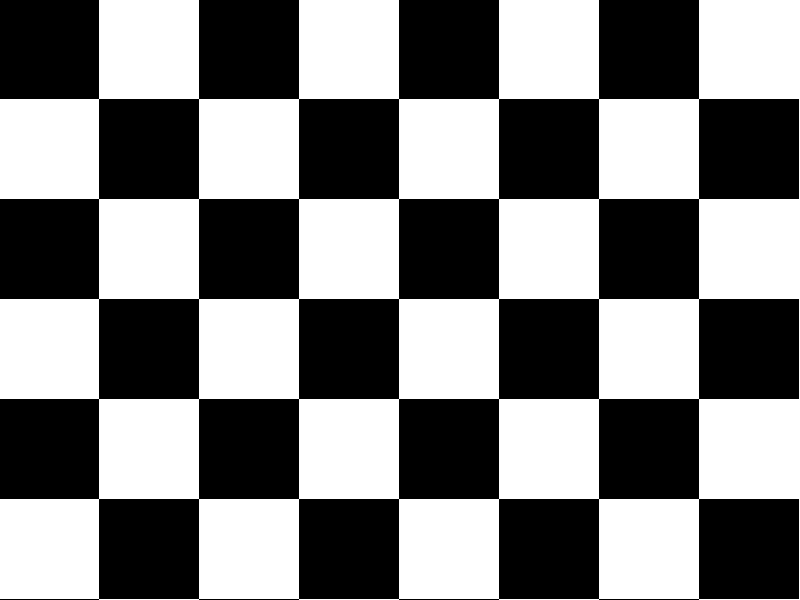
#> input picture opencv/imgs/board.png, 800 x 600 px
$ python distortion.py
#> lines starting #> are read from the running program, lines starting #| are printed output that depends on the picture; after the words box and inside, x2 and y2 are one past the last pixel; in counts of white or black regions, pixels touching at a corner belong together; long printed decimals are rounded
#!/usr/bin/env python

"""
Show how to distort an image with OpenCV
"""


import cv2
import numpy as np


def manual_image_undistortion(img, camera_matrix, dist_coefficient):
    """ Manual Image Distortion

    :param img: grayscale image
    :param camera_matrix: 3x3 camera matrix
    :param dist_coefficient: 4x1 or 5x1 distortion coefficient
    :return: undistorted image
    """
    width = img.shape[1]
    height = img.shape[0]

    k1 = dist_coefficient[0]
    k2 = dist_coefficient[1]

    cx = camera_matrix[0, 2]
    cy = camera_matrix[1, 2]
    fx = camera_matrix[0, 0]
    fy = camera_matrix[1, 1]

    # create an image with same size
    uimg = np.zeros((height, width, 1), np.uint8)

    for w in range(width):
        for h in range(height):
            rx = (w - cx)/fx
            ry = (h - cy)/fy
            r = np.sqrt(pow(rx, 2) + pow(ry, 2))
            scale = 1 + k1 * pow(r, 2) + k2 * pow(r, 4)
            xu = int((w-cx)*scale + cx)
            yu = int((h-cy)*scale + cy)
            if (0 <= xu < width) & (0 <= yu < height):
                # uimg[yu, xu] = img[h, w]
                uimg[h, w] = img[yu, xu]
    return uimg


# np array
img = cv2.imread('../imgs/board.png', cv2.IMREAD_GRAYSCALE)
#> img: shape (600, 800); 50.1% white; 1 black region, box (x1, y1, x2, y2) and area: (0, 0, 799, 600) 239700
width = img.shape[1]
#> width = 800
height = img.shape[0]
#> height = 600

# distortion coefficient
# (k1, k2, p1, p2, k3)
dist_coef = np.zeros((5,1))
dist_coef[0, 0] = 0.05
dist_coef[1, 0] = 0.02
dist_coef[2, 0] = 0.0
dist_coef[3, 0] = 0.0
dist_coef[4, 0] = 0.0


# ---- camera matrix -----
# (cx, cy): image center
# fx: x focal length
# fy: y focal length
#
# fx     0    0    cx
#  0    fy    0    cy
#  0     0    1     0
#
cam_matrix = np.eye(3)
cam_matrix[0, 2] = width/2
cam_matrix[1, 2] = height/2
cam_matrix[0, 0] = width/2     # focal length x
cam_matrix[1, 1] = height/2    # focal length y


# cv call to un-distort image
# here it is used to distort a normal image
img_undistorted = cv2.undistort(img, cam_matrix, dist_coef)
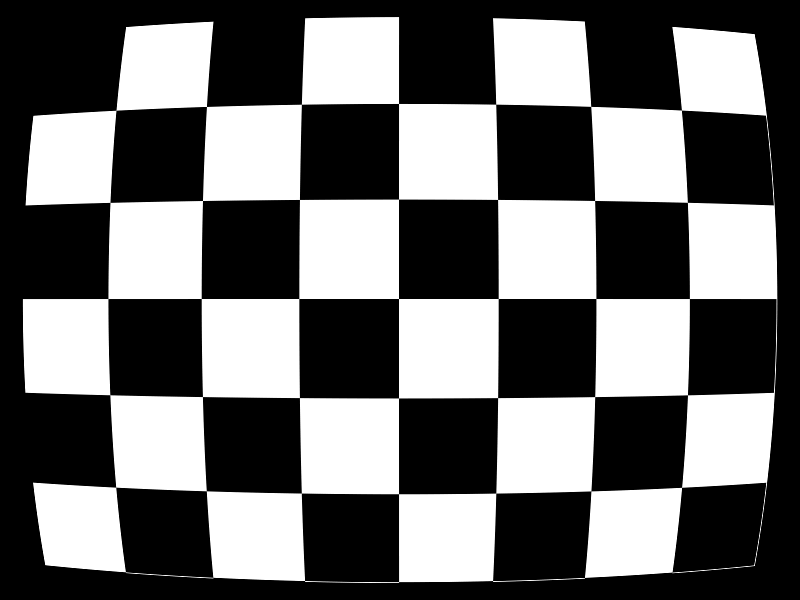
#> img_undistorted: shape (600, 800); min 0, max 255, mean 109


# After barrel distortion, there is a boundary
#
# find out boundary
# xu = x * (1 + k1*r^2 + k2*r^4)
x_max_scale = 1 + dist_coef[0, 0] + dist_coef[1, 0]
y_max_scale = 1 + dist_coef[0, 0] + dist_coef[1, 0]
width_new = width / x_max_scale
#> width_new = 747.7
height_new = height / y_max_scale
#> height_new = 560.7

print('width_new = ', width_new)
#| width_new =  747.664
print('height_new = ', height_new)
#| height_new =  560.748

# crop out the black boundary
x_min = int((width - width_new)/2)
#> x_min = 26
x_max = int((width + width_new)/2)
#> x_max = 773
y_min = int((height - height_new)/2)
#> y_min = 19
y_max = int((height + height_new)/2)
#> y_max = 580
img_undistorted_roi = img_undistorted[y_min:y_max, x_min:x_max]
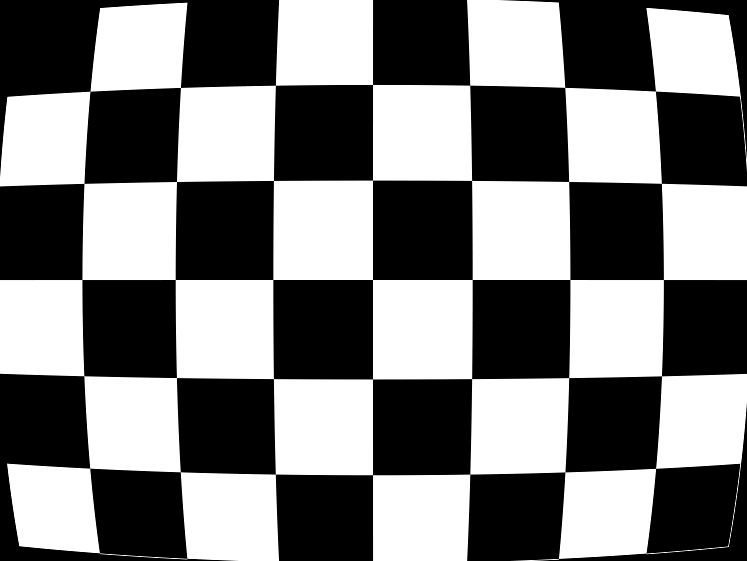
#> img_undistorted_roi: shape (561, 747); min 0, max 255, mean 124.1

# resize the cropped image to the original size
img_undistorted_resized = cv2.resize(img_undistorted_roi, (800, 600))
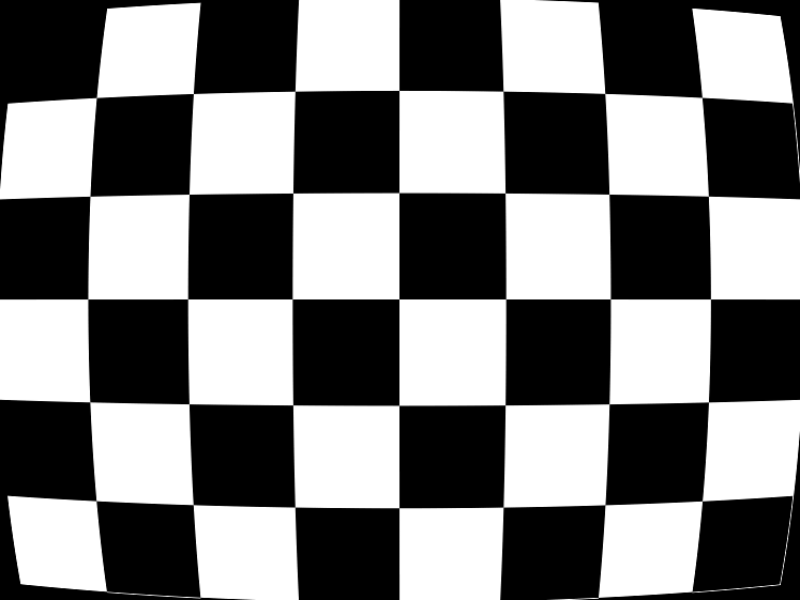
#> img_undistorted_resized: shape (600, 800); min 0, max 255, mean 124.1


# ----- Manual ------
# Call the manual implementation
img_undistorted_manual = manual_image_undistortion(img, cam_matrix, dist_coef)
#> after the loop in manual_image_undistortion, `for w in range(width):`:
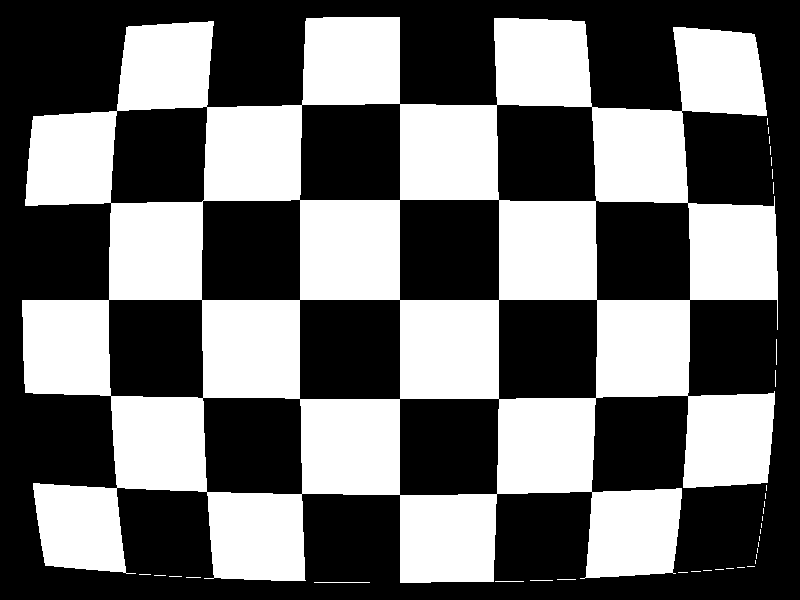
#> uimg: shape (600, 800, 1); 42.8% white; 37 white regions (32 under 20 px), largest, box (x1, y1, x2, y2) and area: (22, 17, 778, 583) 205194, (314, 582, 370, 583) 56, (495, 581, 524, 582) 29, (776, 339, 777, 365) 26, (530, 580, 553, 581) 23


# -------------------
# Display images
# -------------------
cv2.imshow('img', img)
cv2.imshow('undistorted', img_undistorted)
cv2.imshow('manual', img_undistorted_manual)

cv2.waitKey(0)

$ run again, with opencv/imgs/BlobTest.jpg saved as opencv/imgs/board.png
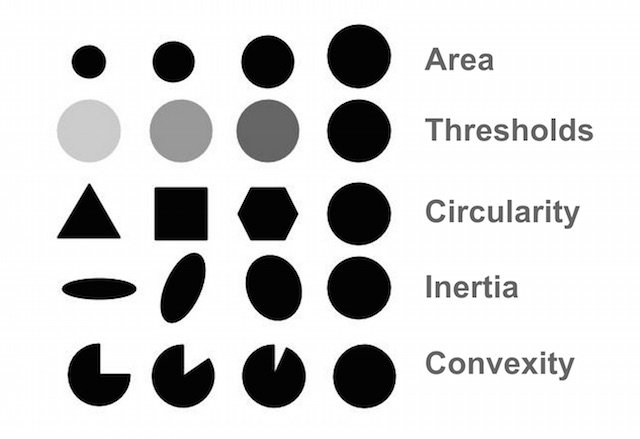
#> input picture opencv/imgs/BlobTest.jpg, 640 x 439 px
#> img is the input picture: shape (439, 640); min 0, max 255, mean 210.2
#| width_new =  598.131
#| height_new =  410.280
#> `img_undistorted_resized = cv2.resize(img_undistorted_roi, (800, 600))`:
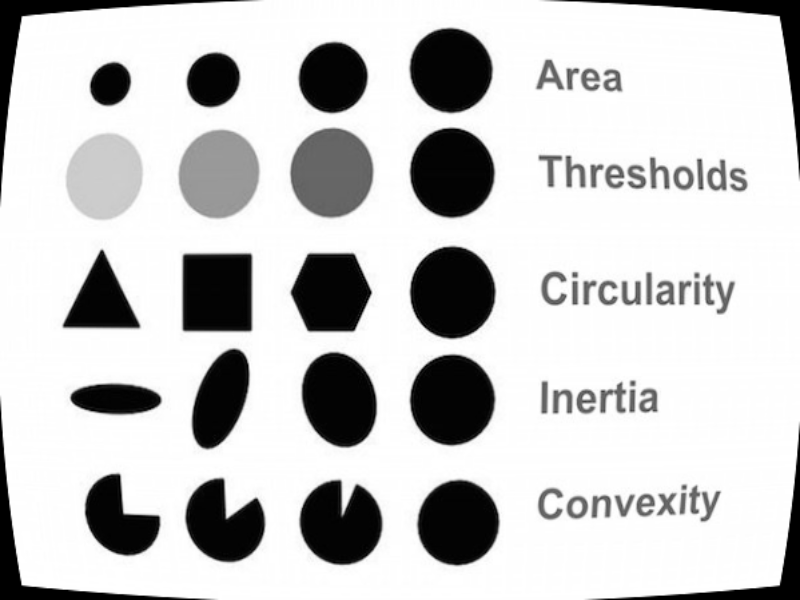
#> img_undistorted_resized: shape (600, 800); min 0, max 255, mean 201.3
#> after the loop in manual_image_undistortion, `for w in range(width):`:
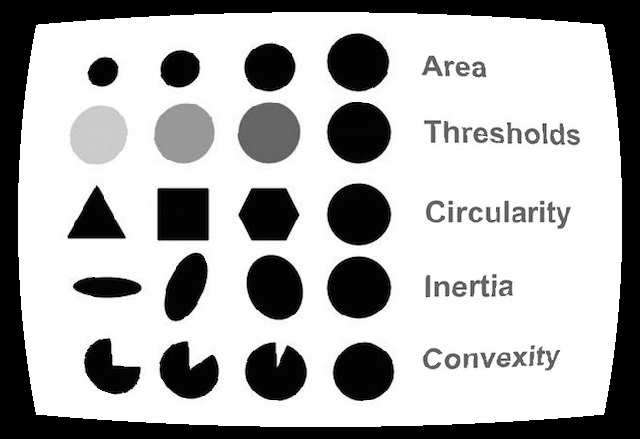
#> uimg: shape (439, 640, 1); min 0, max 255, mean 177.7
